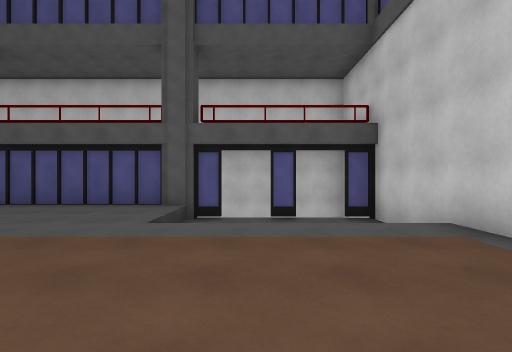
[1] (above)

19 first-person views from a walk through a 3-D level made in the Unity game engine. The camera is 1.4 m above the floor, looks level and sees 85° across. Doors are open. The floor is counted in squares, 2 m on a side. Each view is taken from the middle of a square. On the plan, view 1 faces up. The plan holds only what a view shows up to about 9 squares ahead; the rest is blank. The place goes on beyond the plan. Some animated figures are left out.

[2]
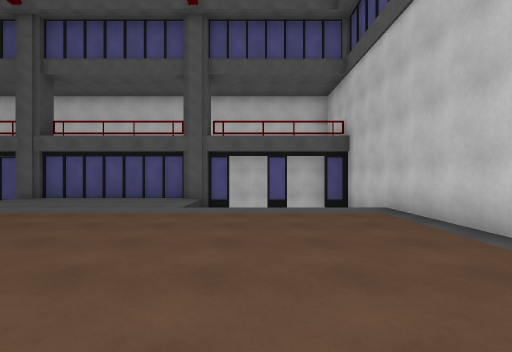

[3]
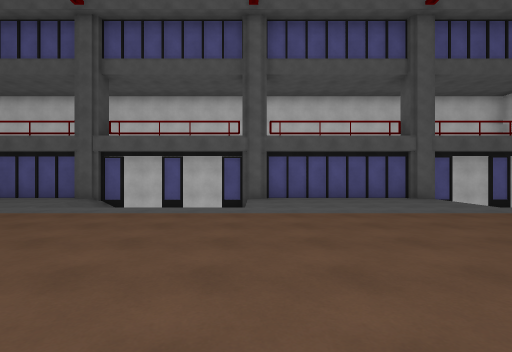

[4]
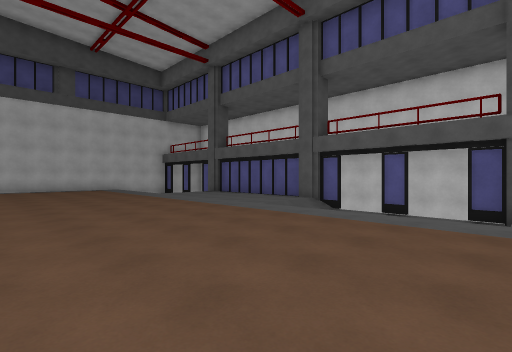

[5]
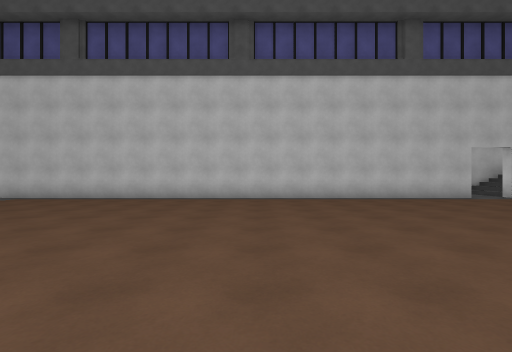

[6]
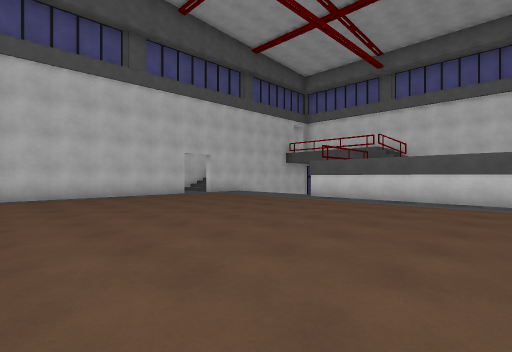

[7]
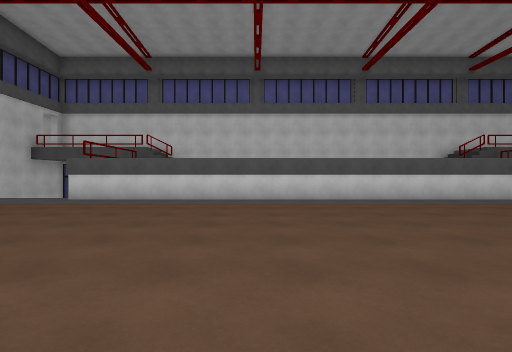

[8]
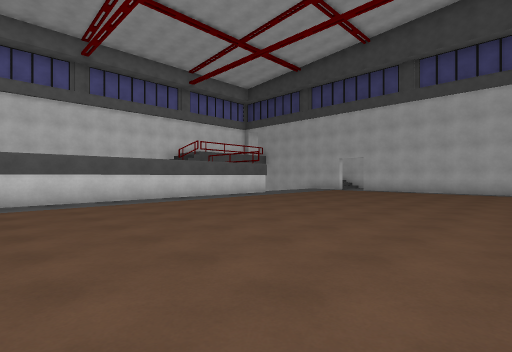

[9]
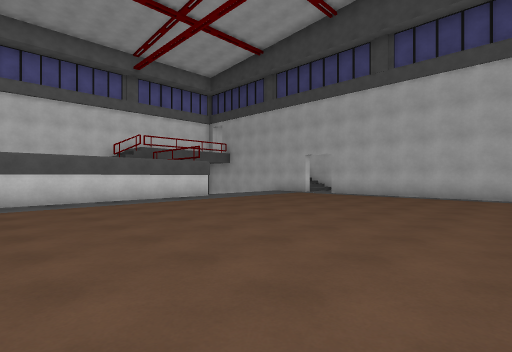

[10]
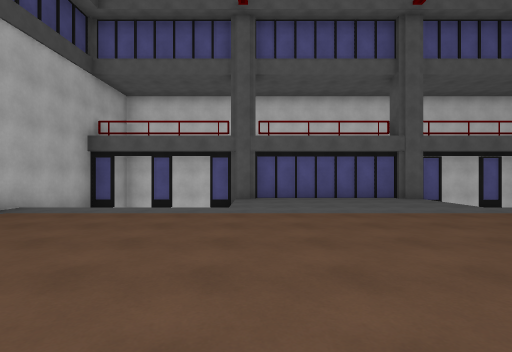

[11]
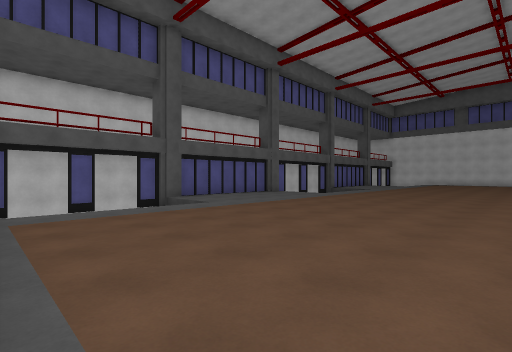

[12]
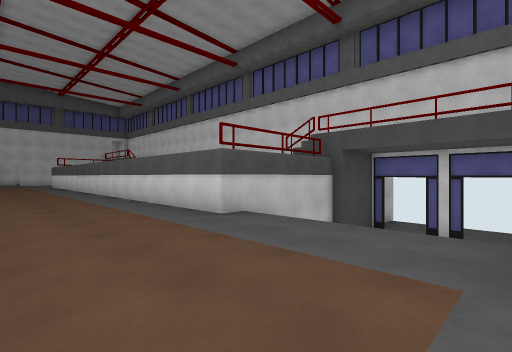

[13]
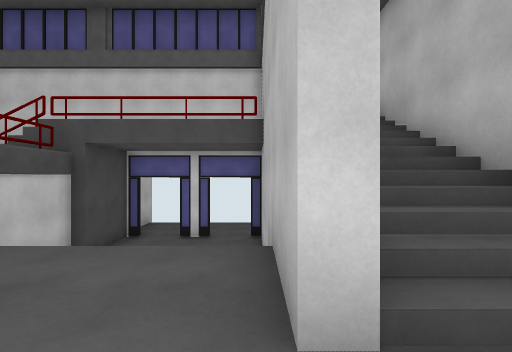

[14]
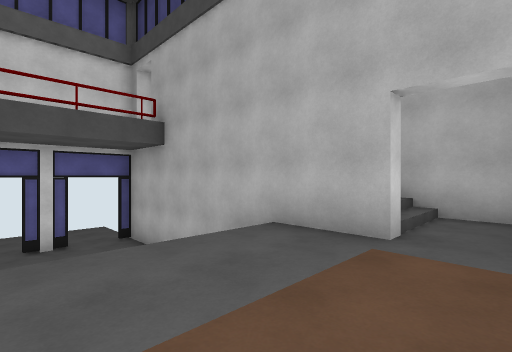

[15]
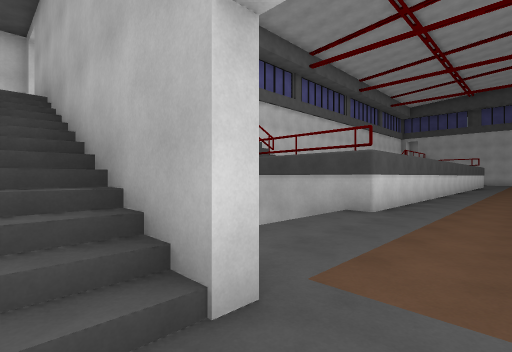

[16]
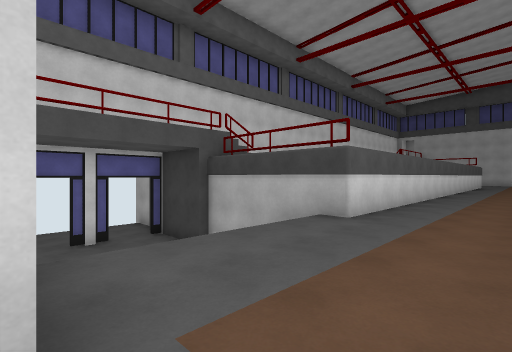

[17]
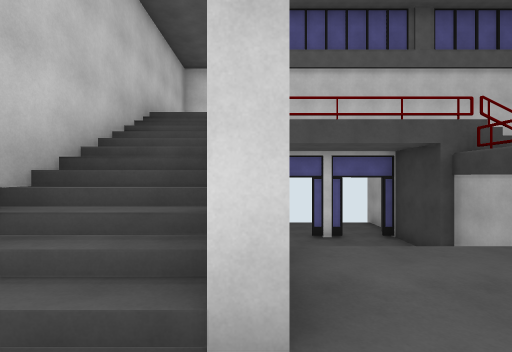

[18]
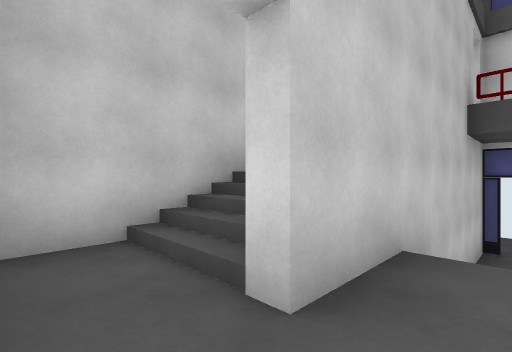

[19]
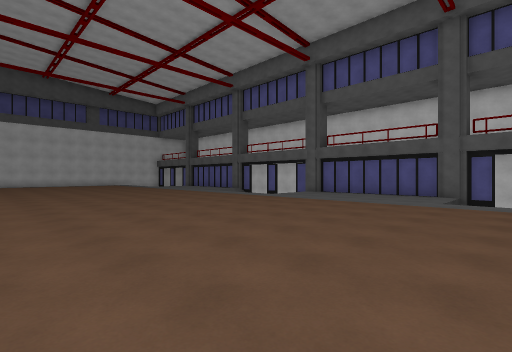

### Floor plan
Key: @ floor where view 1 was taken; # wall or solid block; x gap in a wall; . main floor; - floor 0.75 m lower than the main floor; _ floor 2.25 m lower than the main floor; / step, stairs or slope; D open door.
Columns run from 25 left of view 1 to 5 right of it. Each row starts with its distance up from view 1.
  7    #DxD#######DDDD######DDDD#
  6         ...../-   ......----#
  5        -...../    ......    #
  4    /////...../////......////#
  3    .........................#
  2    .........................#
  1    .........................#
  0    ......................@..#
 -1    .........................#
 -2    .........................#
 -3              ...............#
 -4                 ............#
 -5     ............. ..........#
 -6    .........................#
 -7    .........................#
 -8    .........................#
 -9     ........................#
-10    .........................#
-11 #.............................#
-12 #///........................//#
-13 #//#........................#/#
-14 #//#////################////#/#
-15 #/ #   /#              #/   #/#
-16 #/ #   /#              #/   #/#
-17 #  #    #              #    # #
-18    /___#                #___x #
-19   ##D#D#                #D#D# #
-20    ____                  ___
-21    ____                   __

Where each view was taken, in squares from view 1:
view 1: 0 up, 0 right, facing up
view 2: 2 down, 0 right, facing up
view 3: 2 down, 7 left, facing up
view 4: 1 down, 7 left, facing up-left
view 5: 4 down, 6 left, facing right
view 6: 5 down, 7 left, facing down-right
view 7: 5 down, 7 left, facing down
view 8: 5 down, 9 left, facing down-left
view 9: 5 down, 12 left, facing down-left
view 10: 2 down, 17 left, facing up
view 11: 2 down, 22 left, facing up-right
view 12: 10 down, 22 left, facing down-right
view 13: 11 down, 22 left, facing down
view 14: 11 down, 19 left, facing down-left
view 15: 11 down, 4 right, facing down-left
view 16: 11 down, 3 right, facing down-left
view 17: 11 down, 3 right, facing down
view 18: 11 down, 2 right, facing down-right
view 19: 4 down, 0 right, facing up-left
